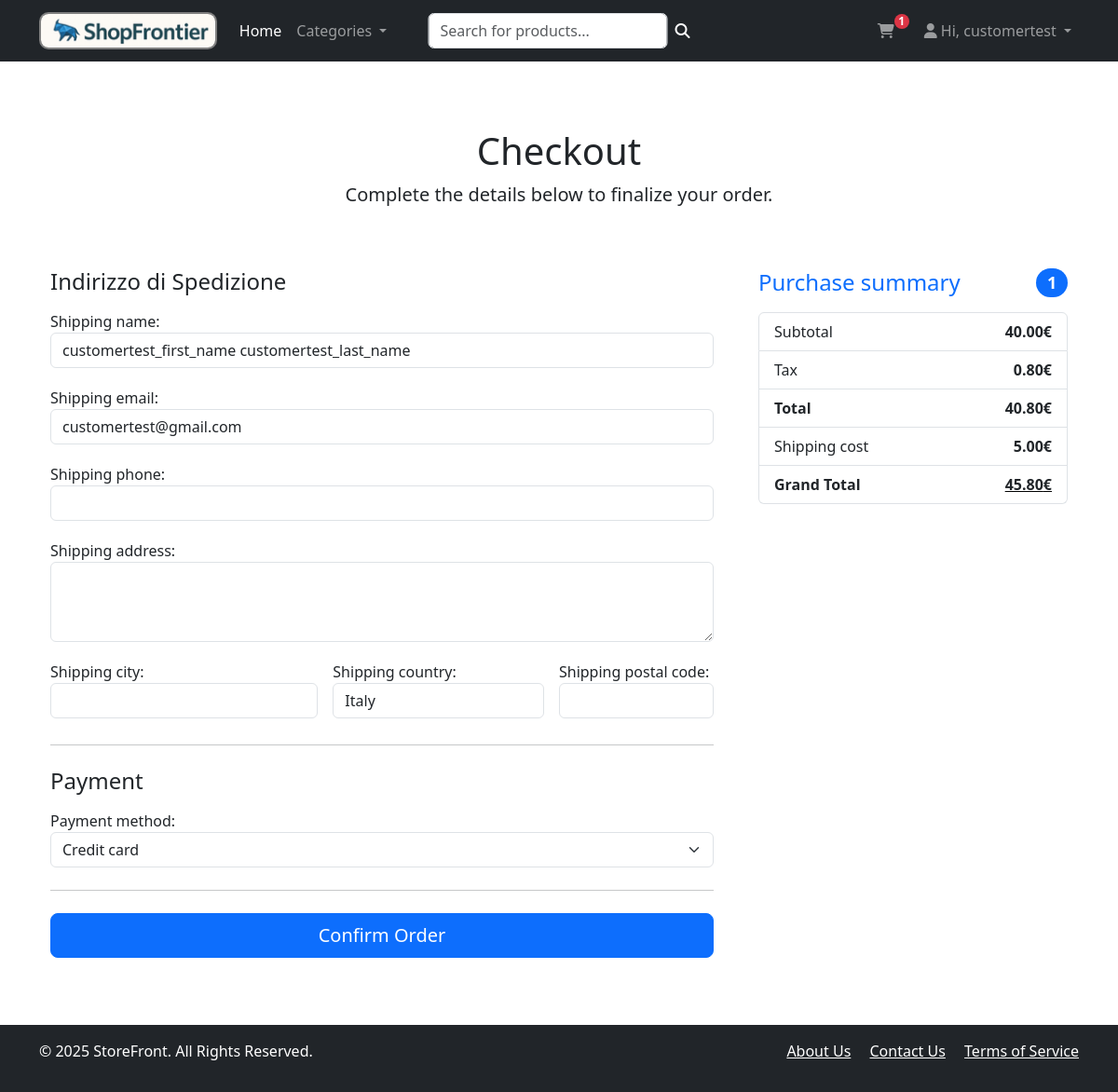
The app's page /orders/create/ (signed in), older data.
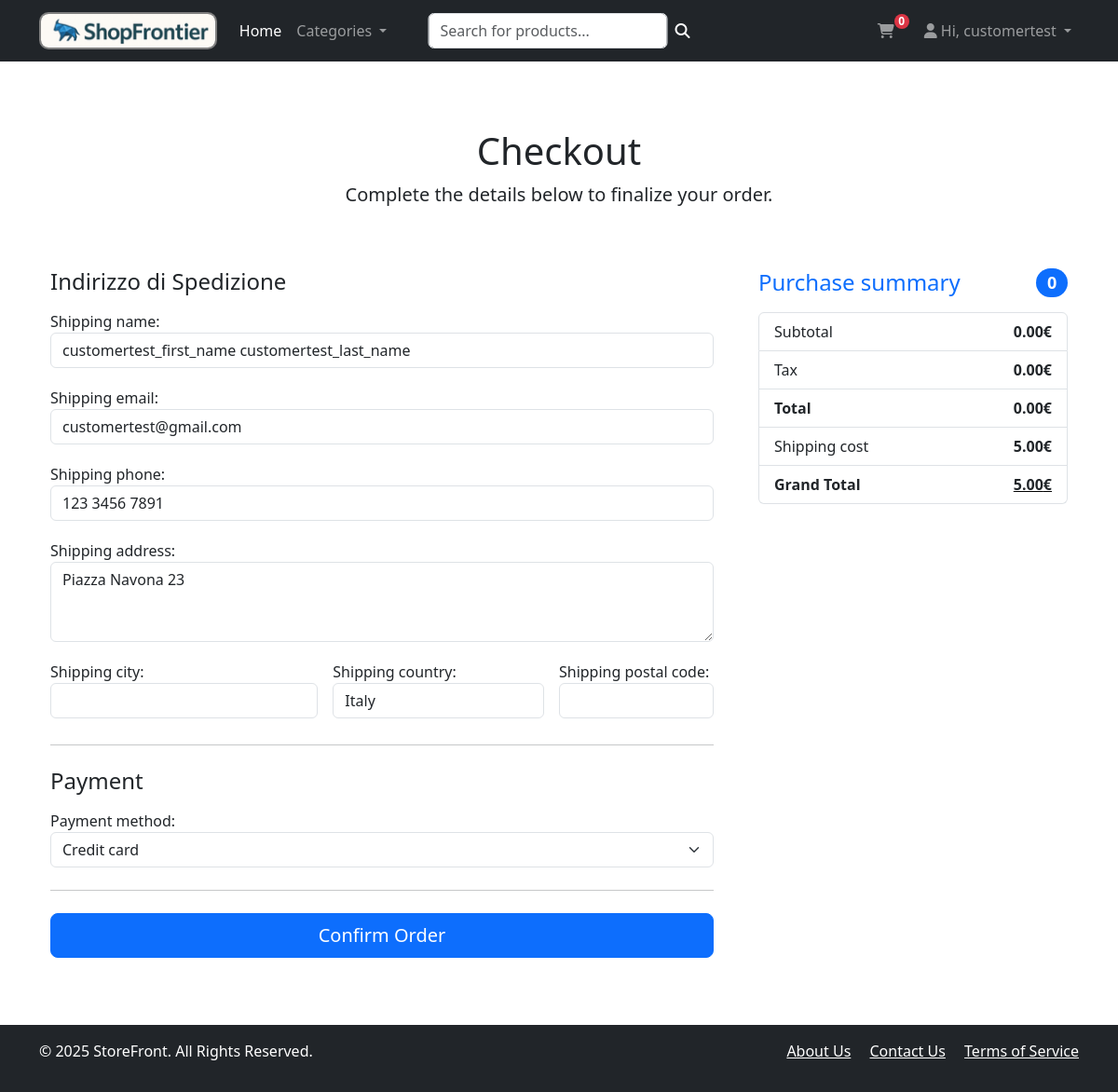
The same page, newer data.
### cart/models.py (models this page shows, shortened)
class TimestampedModel(models.Model):
    created_at: models.DateTimeField = models.DateTimeField(
        auto_now_add=True,
        help_text="Date and time of record creation"
    )
    updated_at: models.DateTimeField = models.DateTimeField(
        auto_now=True,
        help_text="Date and time of last record update"
    )
    class Meta:
        abstract = True
        ordering = ['-created_at']

class Cart(TimestampedModel):
    class Status(models.TextChoices):
        OPEN = 'open', 'Open'
        COMPLETED = 'completed', 'Completed'
        CANCELLED = 'cancelled', 'Cancelled'
    cart_id = models.CharField(max_length=250, blank=True)
    user = models.ForeignKey(
        settings.AUTH_USER_MODEL,
        on_delete=models.CASCADE,
        related_name='carts',
        null=True,
        blank=True,
        help_text="User associated with the cart"
    )
    status: models.CharField = models.CharField(
        max_length=10,
        choices=Status.choices,
        default=Status.OPEN,
        db_index=True,
        help_text="current status of the cart"
    )
    @property
    def total(self) -> Decimal:
        aggregate = self.items.filter(product__stock__gt=0).aggregate(
            total=Sum(
                F('quantity') * F('unit_price'),
                output_field=DecimalField(max_digits=12, decimal_places=2)
            )
        )
        return (aggregate['total'] or Decimal('0.00')).quantize(Decimal('0.01'))
    @property
    def tax(self) -> Decimal:
        return (self.total * Decimal('0.02')).quantize(Decimal('0.01'))
    @property
    def grand_total(self) -> Decimal:
        return (self.total + self.tax)  # Placeholder per tasse/sconti
    @property
    def discounted_total(self) -> Decimal:
        total = Decimal('0.00')
        for item in self.items.select_related('product'):
            product = item.product
            unit_price = (
                product.discounted_price if product.has_active_discount else item.unit_price
            )
            total += unit_price * item.quantity
        return total.quantize(Decimal('0.01'))
    @property
    def discounted_tax(self) -> Decimal:
        return (self.discounted_total * Decimal('0.02')).quantize(Decimal('0.01'))
    @property
    def discounted_grand_total(self) -> Decimal:
        return (self.discounted_total + self.discounted_tax).quantize(Decimal('0.01'))

### orders/models.py (models this page shows, shortened)
class Order(models.Model):
    id = models.UUIDField(primary_key=True, default=uuid.uuid4, editable=False)
    user = models.ForeignKey(User, on_delete=models.CASCADE, related_name='orders')
    status = models.CharField(
        max_length=20,
        choices=[
            ('pending', 'Pending'),
            ('processing', 'Processing'),
            ('shipped', 'Shipped'),
            ('delivered', 'Delivered'),
            ('cancelled', 'Cancelled'),
        ],
        default='pending'
    )
    shipping_name        = models.CharField(max_length=100)
    shipping_email       = models.EmailField()
    shipping_phone       = models.CharField(max_length=20, blank=True)
    shipping_address     = models.TextField()
    shipping_city        = models.CharField(max_length=100)
    shipping_postal_code = models.CharField(max_length=20)
    shipping_country     = models.CharField(max_length=100, default='Italy')
    subtotal      = models.DecimalField(max_digits=10, decimal_places=2, default=Decimal('0.00'))
    shipping_cost = models.DecimalField(max_digits=10, decimal_places=2, default=Decimal('0.00'))
    tax_amount    = models.DecimalField(max_digits=10, decimal_places=2, default=Decimal('0.00'))
    total_amount  = models.DecimalField(max_digits=10, decimal_places=2, default=Decimal('0.00'))
    created_at = models.DateTimeField(auto_now_add=True)
    updated_at = models.DateTimeField(auto_now=True)
    is_paid = models.BooleanField(default=False)
    payment_method = models.CharField(max_length=50, blank=True)
    class Meta:
        ordering = ['-created_at']

### orders/views.py (the view, shortened to what this page needs)
# urls.py: path('orders/create/', OrderCreateView.as_view(), name='order_create'),
class OrderCreateView(LoginRequiredMixin, CreateView):
    model = Order
    form_class = OrderForm
    template_name = 'order/order_form.html'
    success_url = reverse_lazy('order_history')
    def get_initial(self):
        initial = super().get_initial()
        user = self.request.user
        initial['shipping_email'] = user.email
        if hasattr(user, 'first_name'):
            initial['shipping_name'] = user.first_name
        if hasattr(user, 'last_name'):
            initial['shipping_name'] += f" {user.last_name}"
        if hasattr(user, 'phone'):
            initial['shipping_phone'] = user.phone
        if hasattr(user, 'address'):
            initial['shipping_address'] = user.address
        return initial
    def get_context_data(self, **kwargs):
        ctx = super().get_context_data(**kwargs)
        cart = get_or_create_cart(self.request)
        ctx['cart'] = cart
        ctx['cart_items_count'] = cart.items.filter(product__stock__gt=0).count()
        ctx['shipping_cost'] = calculate_shipping_cost()
        ctx['total_amount'] = cart.grand_total + ctx['shipping_cost']
        ctx['discounted_total_plus_shipped'] = cart.discounted_grand_total + ctx['shipping_cost']
        return ctx

### cart/context_processors.py (called while the page is built)
def cart_context(request):
    cart = get_existing_cart(request)
    if cart:
        cart_item_ids = set(cart.items.values_list('product_id', flat=True))
        item_count = cart.items.count()
    else:
        cart_item_ids = None
        item_count = 0
    return {
        'cart_item_ids': cart_item_ids,
        'cart_item_count': item_count,
    }

### cart/utils.py (called while the page is built, shortened)
def get_or_create_cart(request):
    session_key = request.session.session_key
    if not session_key:
        request.session.create()
        session_key = request.session.session_key
    print(session_key)
    user = request.user if request.user.is_authenticated else None
    print(user)
    if user:
        cart, created = Cart.objects.get_or_create(
            user=user,
            status=Cart.Status.OPEN,
            defaults={'cart_id': session_key}
        )
        try:
            anon = Cart.objects.get(
                user__isnull=True,
                cart_id=session_key,
                status=Cart.Status.OPEN
            )
        except Cart.DoesNotExist:
            anon = None
        return cart

### users/models.py (called while the page is built)
    def __str__(self):
        return f"{self.username} ({self.get_user_type_display()})"

### templates/order/order_form.html (shortened to what the changed rows need)
{% extends "base.html" %}
{% load static %}
{% block content %}
    <div class="container my-5">
        <div class="row">
            <div class="col-12 text-center mb-5">
                <h1>Checkout</h1>
            </div>
        </div>
        <div class="row g-5">
            <div class="col-md-5 col-lg-4 order-md-last">
                <h4 class="d-flex justify-content-between align-items-center mb-3">
                    <span class="text-primary">Purchase summary</span>
                    <span class="badge bg-primary rounded-pill">{{ cart_items_count }}</span>
                </h4>
                <ul class="list-group mb-3">
                    <li class="list-group-item d-flex justify-content-between">
                        <span>Subtotal</span>
                        <strong>
                            {% if cart.total == cart.discounted_total %}
                                {{ cart.total }}€
                            {% else %}
                                <span class="text-decoration-line-through text-muted" style="font-size: 0.9rem;">{{ cart.total }}€</span><br>
                                <span class="text-success fw-bold" style="font-size: 1rem;">{{ cart.discounted_total }}€</span>
                            {% endif %}
                        </strong>
                    </li>
                    <li class="list-group-item d-flex justify-content-between">
                        <span>Tax</span>
                        <strong>
                            {% if cart.tax == cart.discounted_tax %}
                                {{ cart.tax }}€
                            {% else %}
                                <span class="text-decoration-line-through text-muted" style="font-size: 0.9rem;">{{ cart.tax }}€</span><br>
                                <span class="text-success fw-bold" style="font-size: 1rem;">{{ cart.discounted_tax }}€</span>
                            {% endif %}
                        </strong>
                    </li>
                    <li class="list-group-item d-flex justify-content-between align-items-center">
                        <span><strong>Total</strong></span>
                        {% if cart.grand_total == cart.discounted_grand_total %}
                            <strong>{{ cart.grand_total }}€</strong>
                        {% endif %}
                    </li>
                    <li class="list-group-item d-flex justify-content-between">
                        <span><strong>Grand Total</strong></span>
                        <strong style="text-decoration: underline; text-decoration-color: black;">
                            {{ discounted_total_plus_shipped }}€
                        </strong>
                    </li>
                </ul>
            </div>
            <div class="col-md-7 col-lg-8">
                <form method="post" class="needs-validation" novalidate>
                    <div class="row g-3">
                        <div class="col-12">
                            {{ form.shipping_name.label_tag }}
                            {{ form.shipping_name }}
                        </div>
                        <div class="col-12">
                            {{ form.shipping_email.label_tag }}
                            {{ form.shipping_email }}
                        </div>
                        <div class="col-12">
                            {{ form.shipping_phone.label_tag }}
                            {{ form.shipping_phone }}
                        </div>
                        <div class="col-12">
                            {{ form.shipping_address.label_tag }}
                            {{ form.shipping_address }}
                        </div>
                        <div class="col-md-5">
                            {{ form.shipping_city.label_tag }}
                            {{ form.shipping_city }}
                        </div>
                        <div class="col-md-4">
                            {{ form.shipping_country.label_tag }}
                            {{ form.shipping_country }}
                        </div>
                        <div class="col-md-3">
                            {{ form.shipping_postal_code.label_tag }}
                            {{ form.shipping_postal_code }}
                        </div>
                    </div>
                    <div class="mb-3">
                        {{ form.payment_method.label_tag }}
                        {{ form.payment_method }}
                    </div>
                </form>
            </div>
        </div>
    </div>
{% endblock content %}

### templates/base.html (shortened to what the changed rows need)
{% load static %}
<!doctype html>
<html lang="en">
<head>
    <link rel="stylesheet" href="{% static 'css/main.css' %}">
    <link href="https://cdn.jsdelivr.net/npm/bootstrap@5.3.3/dist/css/bootstrap.min.css" rel="stylesheet"
>
    <link rel="stylesheet" href="https://cdn.jsdelivr.net/npm/bootstrap-icons@1.11.3/font/bootstrap-icons.css">
    <link rel="stylesheet" href="https://cdnjs.cloudflare.com/ajax/libs/font-awesome/6.5.2/css/all.min.css"
 />
</head>
<body class="d-flex flex-column min-vh-100">
<header>
    <nav class="navbar navbar-expand-lg navbar-dark bg-dark">
        <div class="container">
            <div class="collapse navbar-collapse" id="navbarSupportedContent">
                <ul class="navbar-nav ms-auto mb-2 mb-lg-0">
                    <li class="nav-item me-3">
                        <a href="{% url 'cart_detail' %}" class="nav-link position-relative">
                            <i class="fas fa-shopping-cart"></i>
                            <span id ="cart_icon_number" class="position-absolute top-25 start-100 translate-middle badge rounded-pill bg-danger" style="transform: translate(-50%, -50%) scale(0.5); top: 10px; width: 1rem; height: 1rem; display: flex; align-items: center; justify-content: center;">
                                    {{ cart_item_count|default:0 }}
                                    </span>
                        </a>
                    </li>
                </ul>
            </div>
        </div>
    </nav>
</header>
<main class="container my-4 flex-grow-1">
    {% block content %}{% endblock content %}
</main>
</body>
</html>

Row changes from the older to the newer data that the page shows:
changed Cart: total "40.00" → "0.00"; tax "0.80" → "0.00"; grand_total "40.80" → "0.00"
Text that changed along with them:
{{ cart_item_count|default:0 }}: "1" → "0"
{{ cart_items_count }}: "1" → "0"
{{ discounted_total_plus_shipped }}: "45.80" → "5.00"
form field shipping_phone: (not shown) → "123 3456 7891"
form field shipping_address: (not shown) → "Piazza Navona 23"
